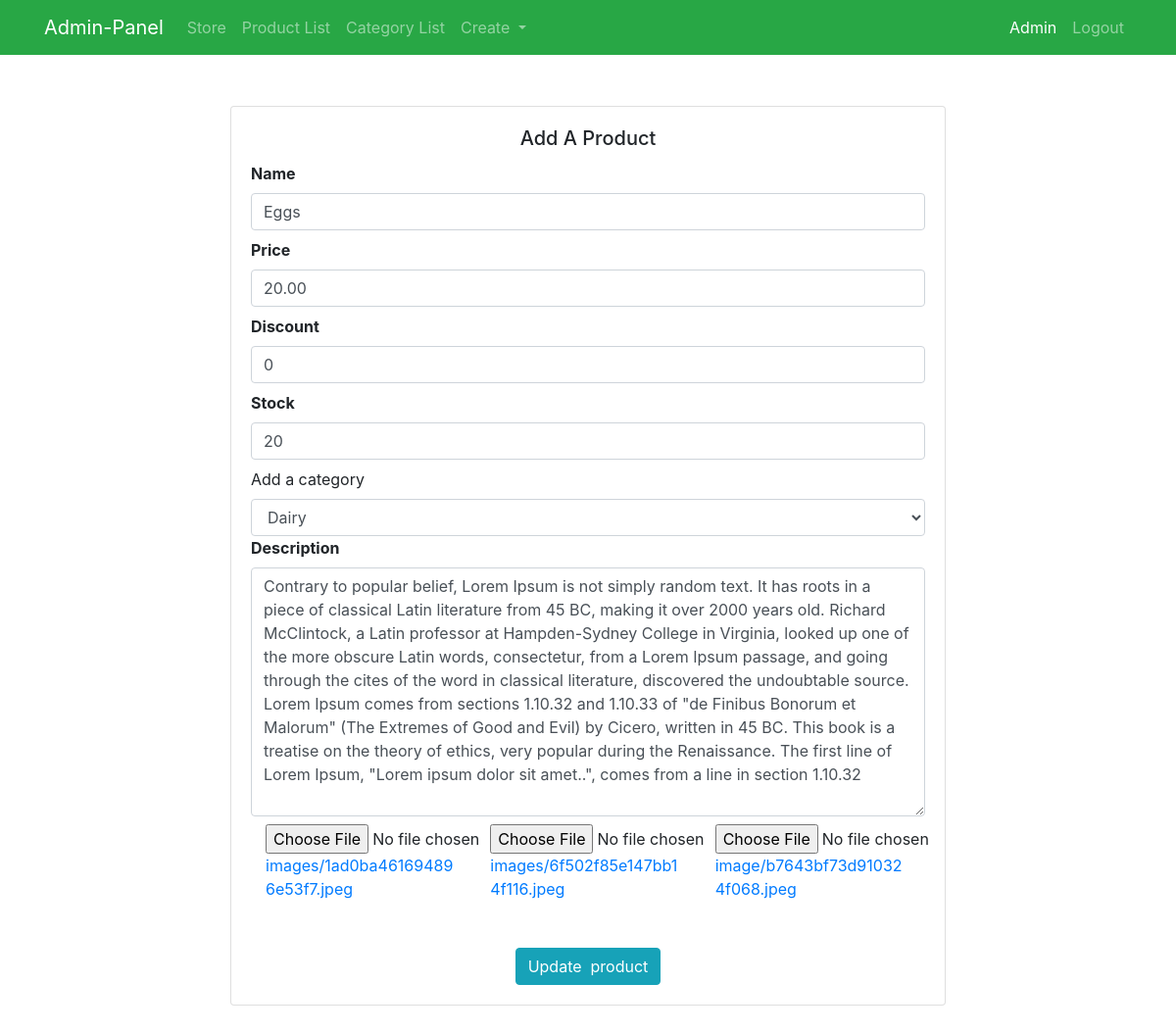
/update-product/1 (signed in), run on an earlier commit of the app's database.
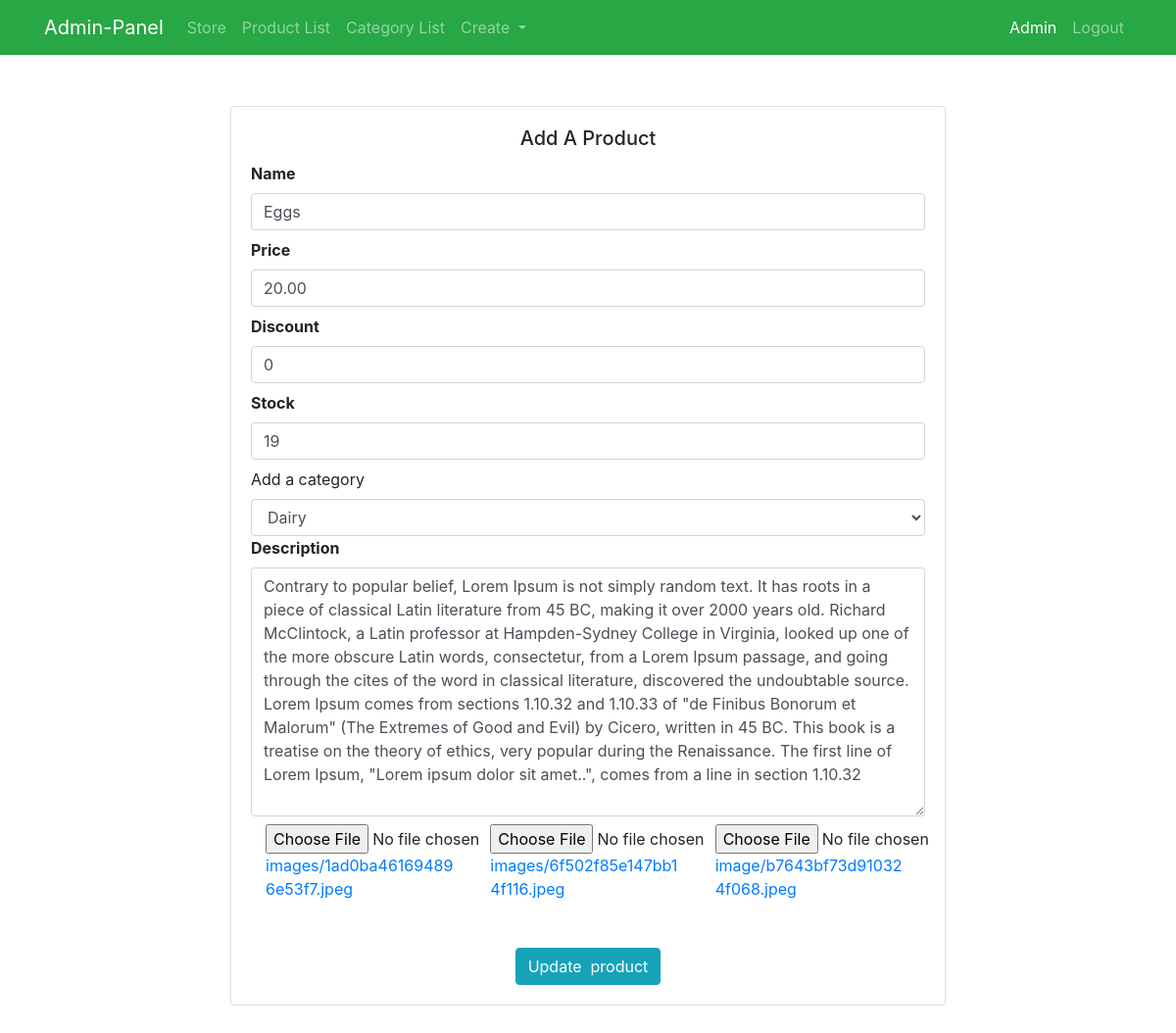
And on a later commit of the database.
### src/models.py (models this page shows, shortened)
class ProductModel(db.Model):
    __seachbale__ = ['name', 'description']
    id = db.Column(db.Integer, primary_key=True)
    name = db.Column(db.String(80), nullable=False)
    price = db.Column(db.Numeric(10, 2), nullable=False)
    discount = db.Column(db.Integer, default=0)
    stock = db.Column(db.Integer, nullable=False)
    description = db.Column(db.Text, nullable=False)
    pub_date = db.Column(db.DateTime, nullable=False, default=datetime.utcnow)
    category_id = db.Column(db.Integer, db.ForeignKey('category_model.id'), nullable=False)
    category = db.relationship('CategoryModel', backref=db.backref('categories', lazy=True))
    image_1 = db.Column(db.String(150), nullable=False, default='image1.jpg')
    image_2 = db.Column(db.String(150), nullable=False, default='image2.jpg')
    image_3 = db.Column(db.String(150), nullable=False, default='image3.jpg')

### src/products/routes.py (the view, shortened to what this page needs)
@products_bp.route('/update-product/<int:product_id>', methods=['GET', 'POST'])
@admin_only
def update_product(product_id):
    form = AddProductForm(request.form)
    product = ProductModel.query.get_or_404(product_id)
    all_categories = CategoryModel.query.all()
    brand = request.form.get('brand')
    category = request.form.get('category')
    form.name.data = product.name
    form.price.data = product.price
    form.discount.data = product.discount
    form.stock.data = product.stock
    form.description.data = product.description
    category = product.category.name
    return render_template('products/add-product.html', form=form, title='Update Product',
                           getproduct=product, categories=all_categories)

### src/products/forms.py
class AddProductForm(Form):
    name = StringField('Name', [validators.DataRequired()])
    price = FloatField('Price', [validators.DataRequired()])
    discount = IntegerField('Discount', default=0)
    stock = IntegerField('Stock', [validators.DataRequired()])
    description = TextAreaField('Description', [validators.DataRequired()])
    image_1 = FileField('Image 1', validators=[FileRequired(), FileAllowed(['jpg', 'png', 'gif', 'jpeg'])])
    image_2 = FileField('Image 2', validators=[FileRequired(), FileAllowed(['jpg', 'png', 'gif', 'jpeg'])])
    image_3 = FileField('Image 3', validators=[FileRequired(), FileAllowed(['jpg', 'png', 'gif', 'jpeg'])])

### src/admin/utils.py (called while the page is built)
def admin_only(f):
    @wraps(f)
    def decorated_function(*args, **kwargs):
        if not current_user.is_authenticated or current_user.is_admin != True:
            return abort(403)
        return f(*args, **kwargs)
    return decorated_function

### src/templates/products/add-product.html (shortened to what this page needs)
{% extends "layout.html" %}
{% block content %}
{% include 'includes/admin-navbar.html' %}
<div class="container">
    <div class="row">
        <div class="col-md-8 my-5 mx-auto">
            <div class="card  my-1" >
                <div class="card-body">
                  <h5 class="card-title text-center">Add A Product</h5>
                  <div>
                    {% from "_formhelpers.html" import render_field %}
                <form method="post" enctype="multipart/form-data">
                <div>
                    {{ render_field(form.name, class="form-control") }}
                    {{ render_field(form.price, class="form-control") }}
                    {{ render_field(form.discount, class="form-control") }}
                    {{ render_field(form.stock, class="form-control") }}
                    <label for="category">Add a category</label>
                    <select name="category" id="category" class="form-control" required>
                    {% if getproduct %}
                      <option value="{{getproduct.category_id}}" style="display: none;">{{getproduct.category.name}}</option>
                     {% else %}
                     <option value=""> Select A category</option>
                     {% for category in categories %}
                     <option value="{{category.id}}">{{category.name}}</option>
                     {% endfor %}
                     {% endif %}
                    </select>
                    {{ render_field(form.description, class="form-control", rows="10") }}
                </div>
                <div class="container">
                    <div class="row">
                        {% if getproduct %}
                        <div class="col-md-4"> <input type="file" name="image_1" id="image_1">
                            <a href="{{url_for('static',filename='images/' + getproduct.image_1)}}"> images/{{ getproduct.image_1}}</a>
                        </div>
                        <div class="col-md-4"><input type="file" name="image_2" id="image_2">
                            <a href="{{url_for('static',filename='images/' + getproduct.image_2)}}">images/{{ getproduct.image_2}}</a>
                        </div>
                        <div class="col-md-4"><input type="file" name="image_3" id="image_3">
                            <a href="{{url_for('static',filename='images/' + getproduct.image_3)}}"> image/{{ getproduct.image_3}}</a>
                        </div>
                        {% else %}
                        <div class="col-md-4">{{ render_field(form.image_1) }}</div>
                        <div class="col-md-4">{{ render_field(form.image_2) }}</div>
                        <div class="col-md-4">{{ render_field(form.image_3) }}</div>
                        {% endif %}
                    </div>
                </div>
                <div class="text-center mt-5">
                    <input type="submit" value="{% if getproduct %}Update {% else %}Add{% endif %} product" class="btn btn-info">
                </div>
                </form>
                  </div>
                </div>
              </div>
        </div>
    </div>
</div>
{% endblock content %}

### src/templates/_formhelpers.html (shortened to what this page needs)
{% macro render_field(field) %}
  <dt>{{ field.label }}
  <dd>{{ field(**kwargs)|safe }}
  </dd>
{% endmacro %}

What changed in the data, as far as the page shows it:
changed ProductModel "1ad0ba461694896e53f7.jpeg": stock "20" → "19"
